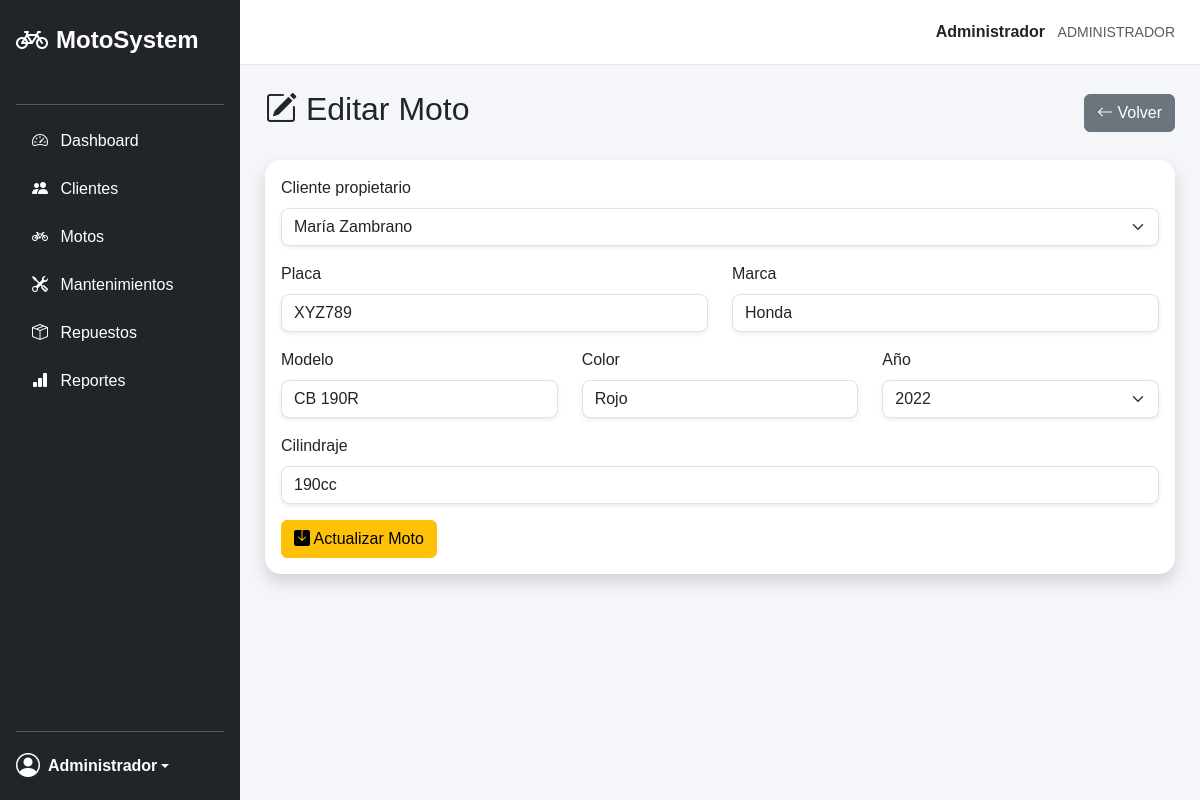
The app's page /views/motos/editar.php?id=2 (signed in) with its own data.
### tables this page shows
CREATE TABLE motos (
    id_moto INT AUTO_INCREMENT PRIMARY KEY,
    id_cliente INT NOT NULL,
    placa VARCHAR(20) NOT NULL UNIQUE,
    marca VARCHAR(50) NOT NULL,
    modelo VARCHAR(50) NOT NULL,
    anio INT,
    color VARCHAR(30),
    cilindraje VARCHAR(30),
    estado TINYINT DEFAULT 1,
    fecha_registro TIMESTAMP DEFAULT CURRENT_TIMESTAMP,

     
    FOREIGN KEY (id_cliente) REFERENCES clientes(id_cliente)
);

CREATE TABLE clientes (
    id_cliente INT AUTO_INCREMENT PRIMARY KEY,
    cedula VARCHAR(20) NOT NULL UNIQUE,
    nombres VARCHAR(100) NOT NULL,
    apellidos VARCHAR(100) NOT NULL,
    telefono VARCHAR(20),
    correo VARCHAR(100),
    direccion VARCHAR(150),
    estado TINYINT DEFAULT 1,
    fecha_registro TIMESTAMP DEFAULT CURRENT_TIMESTAMP
);

### config/conexion.php (called while the page is built, shortened)
<?php
class Conexion
{
    private $host = "localhost";
    private $puerto = 3306;
    private $usuario = "root";
    private $password = "1234";
    private $base_datos = "sistema_motos";
    public function conectar()
    {
        try {
            $conexion = new mysqli(
                $this->host,
                $this->usuario,
                $this->password,
                $this->base_datos,
                $this->puerto
            );
            $conexion->set_charset("utf8");
            return $conexion;
        } catch (mysqli_sql_exception $e) {
            die("Error de conexión a la base de datos: " . $e->getMessage());
        }
    }
}
?>

### models/Cliente.php (called while the page is built, shortened)
<?php
require_once __DIR__ . "/../config/conexion.php";
class Cliente {
    private $conexion;
    public function __construct() {
        $database = new Conexion();
        $this->conexion = $database->conectar();
    }
    public function obtenerTodos() {
        $sql = "SELECT * FROM clientes ORDER BY id_cliente DESC";
        $resultado = $this->conexion->query($sql);
        $clientes = [];
        while ($fila = $resultado->fetch_assoc()) {
            $clientes[] = $fila;
        }
        return $clientes;
    }
}

### models/Moto.php (called while the page is built, shortened)
<?php
require_once __DIR__ . "/../config/conexion.php";
class Moto {
    private $conexion;
    public function __construct() {
        $database = new Conexion();
        $this->conexion = $database->conectar();
    }
public function obtenerPorId($id) {
    $sql = "SELECT * FROM motos WHERE id_moto = ?";
    $stmt = $this->conexion->prepare($sql);
    $stmt->bind_param("i", $id);
    $stmt->execute();
    $resultado = $stmt->get_result();
    return $resultado->fetch_assoc();
}
}

### views/motos/editar.php (the view, shortened to what this page needs)
<?php
require_once "../../models/Moto.php";
require_once "../../models/Cliente.php";
$modeloMoto = new Moto();
$modeloCliente = new Cliente();
$moto = $modeloMoto->obtenerPorId($_GET["id"]);
$clientes = $modeloCliente->obtenerTodos();
?>
<div class="d-flex justify-content-between align-items-center mb-4">
    <h2>
        <i class="bi bi-pencil-square"></i>
        Editar Moto
    </h2>
    <a href="index.php" class="btn btn-secondary">
        <i class="bi bi-arrow-left"></i>
        Volver
    </a>
</div>
<div class="card border-0 shadow rounded-4">
    <div class="card-body">
        <form
            action="../../controllers/MotoController.php"
            method="POST"
        >
            <div class="mb-3">
                <label class="form-label">
                    Cliente propietario
                </label>
                <select
                    name="id_cliente"
                    class="form-select rounded-3 shadow-sm"
                    required
                >
                    <?php foreach ($clientes as $cliente): ?>
                        <option
                            value="<?php echo $cliente['id_cliente']; ?>"
                            <?php
                            if ($cliente['id_cliente'] == $moto['id_cliente']) {
                                echo "selected";
                            }
                            ?>
                        >
                            <?php
                            echo $cliente["nombres"] . " " .
                                 $cliente["apellidos"];
                            ?>
                        </option>
                    <?php endforeach; ?>
                </select>
            </div>
            <div class="row">
                <div class="col-md-6 mb-3">
                    <label class="form-label">
                        Placa
                    </label>
                    <input
                        type="text"
                        name="placa"
                        class="form-control rounded-3 shadow-sm"
                        value="<?php echo $moto['placa']; ?>"
                        required
                    >
                </div>
                <div class="col-md-6 mb-3">
                    <label class="form-label">
                        Marca
                    </label>
                    <input
                        type="text"
                        name="marca"
                        class="form-control rounded-3 shadow-sm"
                        value="<?php echo $moto['marca']; ?>"
                        required
                    >
                </div>
            </div>
            <div class="row">
                <div class="col-md-4 mb-3">
                    <label class="form-label">
                        Modelo
                    </label>
                    <input
                        type="text"
                        name="modelo"
                        class="form-control rounded-3 shadow-sm"
                        value="<?php echo $moto['modelo']; ?>"
                        required
                    >
                </div>
                <div class="col-md-4 mb-3">
                    <label class="form-label">
                        Color
                    </label>
                    <input
                        type="text"
                        name="color"
                        class="form-control rounded-3 shadow-sm"
                        value="<?php echo $moto['color']; ?>"
                    >
                </div>
                <div class="col-md-4 mb-3">
                    <label class="form-label">
                        Año
                    </label>
                    <select
                        name="anio"
                        class="form-select rounded-3 shadow-sm"
                    >
                        <?php for ($i = date("Y"); $i >= 1990; $i--): ?>
                            <option
                                value="<?php echo $i; ?>"
                                <?php
                                if ($moto['anio'] == $i) {
                                    echo "selected";
                                }
                                ?>
                            >
                                <?php echo $i; ?>
                            </option>
                        <?php endfor; ?>
                    </select>
                </div>
            </div>
            <div class="mb-3">
                <label class="form-label">
                    Cilindraje
                </label>
                <input
                    type="text"
                    name="cilindraje"
                    class="form-control rounded-3 shadow-sm"
                    value="<?php echo $moto['cilindraje']; ?>"
                >
            </div>
            <button
                type="submit"
                name="actualizar"
                class="btn btn-warning"
            >
                <i class="bi bi-save-fill"></i>
                Actualizar Moto
            </button>
        </form>
    </div>
</div>
<?php
include "../layouts/app.php";
?>

### public/css/estilos.css (style rules this page uses)
* { box-sizing: border-box; }
body { background-color: #f4f6f9; font-family: Arial, Helvetica, sans-serif; }

### records on screen
motos: id_cliente "María Zambrano", placa "XYZ789", marca "Honda", modelo "CB 190R", color "Rojo", anio "2022", cilindraje "190cc"

### other values on screen
$_SESSION["nombre"] "Administrador"
$_SESSION["rol"] "ADMINISTRADOR"
